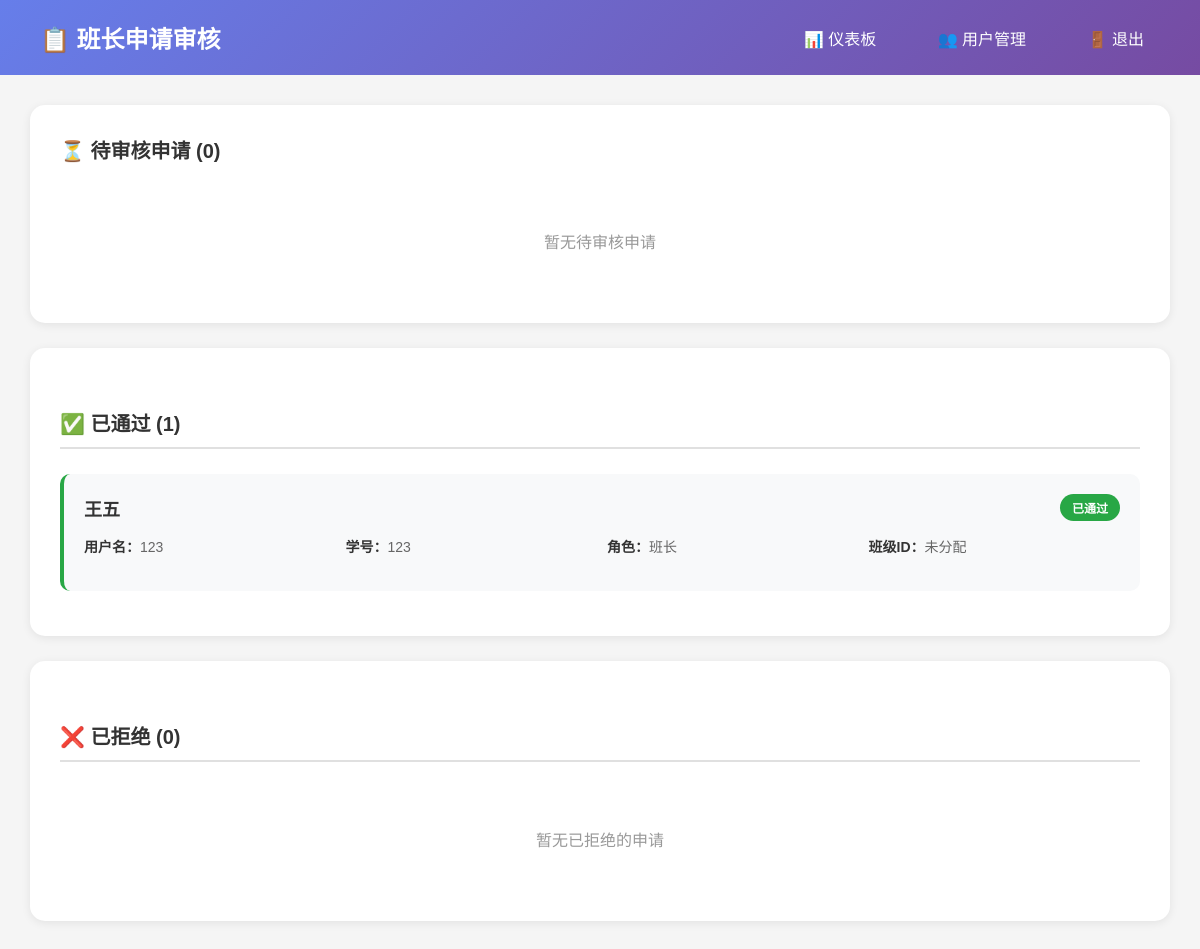
Page /admin/monitor_applications (signed in) on the committed database.
### models.py (models this page shows, shortened)
class User(UserMixin, db.Model):
    __tablename__ = 'users'
    id = db.Column(db.Integer, primary_key=True)
    username = db.Column(db.String(80), unique=True, nullable=False)
    real_name = db.Column(db.String(80), nullable=False)
    student_id = db.Column(db.String(20), unique=True, nullable=False)
    phone = db.Column(db.String(20), nullable=False)
    email = db.Column(db.String(120), nullable=False)
    password_hash = db.Column(db.String(256), nullable=False)
    role = db.Column(db.String(20), default='student')
    status = db.Column(db.String(20), default='pending')
    class_id = db.Column(db.Integer, db.ForeignKey('classes.id'), nullable=True)
    created_at = db.Column(db.DateTime, default=datetime.utcnow)
    monitor_application = db.Column(db.String(20), default='none')
    leaves = db.relationship('Leave', backref='student', lazy=True, foreign_keys='Leave.student_id')
    reviewed_leaves = db.relationship('Leave', backref='reviewer', lazy=True, foreign_keys='Leave.reviewed_by')
    achievements = db.relationship('Achievement', backref='submitter', lazy=True, foreign_keys='Achievement.submitter_id')
    reviewed_achievements = db.relationship('Achievement', backref='reviewer', lazy=True, foreign_keys='Achievement.reviewed_by')
    activity_registrations = db.relationship('ActivityRegistration', backref='student', lazy=True)
    created_activities = db.relationship('Activity', backref='creator', lazy=True, foreign_keys='Activity.created_by')
    check_in_records = db.relationship('CheckInRecord', backref='student', lazy=True)

### app.py (the view)
@app.route('/admin/monitor_applications')
@login_required
@admin_required
def monitor_applications():
    pending = User.query.filter_by(monitor_application='pending').all()
    approved = User.query.filter_by(monitor_application='approved').all()
    rejected = User.query.filter_by(monitor_application='rejected').all()
    return render_template('admin/monitor_applications.html',
                         pending=pending,
                         approved=approved,
                         rejected=rejected)

### app.py (called while the page is built)
@login_manager.user_loader
def load_user(user_id):
    return db.session.get(User, int(user_id))

@app.context_processor
def utility_processor():
    return {
        'now': datetime.now,
        'len': len
    }

### templates/admin/monitor_applications.html (shortened to what this page needs)
<!DOCTYPE html>
<html lang="zh-CN">
<head>
</head>
<body>
    <div class="navbar">
        <h1>📋 班长申请审核</h1>
        <div class="nav-links">
            <a href="{{ url_for('admin_dashboard') }}">📊 仪表板</a>
            <a href="{{ url_for('admin_users') }}">👥 用户管理</a>
            <a href="{{ url_for('logout') }}">🚪 退出</a>
        </div>
    </div>
    <div class="container">
        <div class="card">
            <h2>⏳ 待审核申请 ({{ pending|length }})</h2>
            {% if pending %}
                {% for user in pending %}
                <div class="application-item">
                    <div class="application-header">
                        <h3>{{ user.real_name }}</h3>
                        <span class="status-badge status-pending">待审核</span>
                    </div>
                    <div class="info-row">
                        <div class="info-item"><strong>用户名：</strong>{{ user.username }}</div>
                        <div class="info-item"><strong>学号：</strong>{{ user.student_id }}</div>
                        <div class="info-item"><strong>手机：</strong>{{ user.phone }}</div>
                        <div class="info-item"><strong>邮箱：</strong>{{ user.email }}</div>
                        <div class="info-item"><strong>班级ID：</strong>{{ user.class_id or '未分配' }}</div>
                        <div class="info-item"><strong>申请时间：</strong>{{ user.created_at.strftime('%Y-%m-%d %H:%M') }}</div>
                    </div>
                    <div class="actions">
                        <form method="POST" action="{{ url_for('review_monitor_application', user_id=user.id) }}" style="display:inline;">
                            <input type="hidden" name="action" value="approve">
                            <button type="submit" class="btn btn-approve" onclick="return confirm('确定批准该申请吗？')">✅ 批准</button>
                        </form>
                        <form method="POST" action="{{ url_for('review_monitor_application', user_id=user.id) }}" style="display:inline;">
                            <input type="hidden" name="action" value="reject">
                            <button type="submit" class="btn btn-reject" onclick="return confirm('确定拒绝该申请吗？')">❌ 拒绝</button>
                        </form>
                    </div>
                </div>
                {% endfor %}
            {% else %}
                <div class="empty-state" style="text-align: center; padding: 40px; color: #999;">
                    <p>暂无待审核申请</p>
                </div>
            {% endif %}
        </div>
        <div class="card">
            <h2 class="section-title">✅ 已通过 ({{ approved|length }})</h2>
            {% if approved %}
                {% for user in approved %}
                <div class="application-item" style="border-left-color: #28a745;">
                    <div class="application-header">
                        <h3>{{ user.real_name }}</h3>
                        <span class="status-badge status-approved">已通过</span>
                    </div>
                    <div class="info-row">
                        <div class="info-item"><strong>用户名：</strong>{{ user.username }}</div>
                        <div class="info-item"><strong>学号：</strong>{{ user.student_id }}</div>
                        <div class="info-item"><strong>角色：</strong>班长</div>
                        <div class="info-item"><strong>班级ID：</strong>{{ user.class_id or '未分配' }}</div>
                    </div>
                </div>
                {% endfor %}
            {% else %}
                <div class="empty-state" style="text-align: center; padding: 40px; color: #999;">
                    <p>暂无已通过的申请</p>
                </div>
            {% endif %}
        </div>
        <div class="card">
            <h2 class="section-title">❌ 已拒绝 ({{ rejected|length }})</h2>
            {% if rejected %}
                {% for user in rejected %}
                <div class="application-item" style="border-left-color: #dc3545;">
                    <div class="application-header">
                        <h3>{{ user.real_name }}</h3>
                        <span class="status-badge status-rejected">已拒绝</span>
                    </div>
                    <div class="info-row">
                        <div class="info-item"><strong>用户名：</strong>{{ user.username }}</div>
                        <div class="info-item"><strong>学号：</strong>{{ user.student_id }}</div>
                        <div class="info-item"><strong>角色：</strong>{{ user.role_name }}</div>
                        <div class="info-item"><strong>班级ID：</strong>{{ user.class_id or '未分配' }}</div>
                    </div>
                </div>
                {% endfor %}
            {% else %}
                <div class="empty-state" style="text-align: center; padding: 40px; color: #999;">
                    <p>暂无已拒绝的申请</p>
                </div>
            {% endif %}
        </div>
    </div>
</body>
</html>

### templates/admin/monitor_applications.html (style rules this page uses)
* { margin: 0; padding: 0; box-sizing: border-box; }
body { font-family: Arial, sans-serif; background: #f5f5f5; }
.navbar { background: linear-gradient(135deg, #667eea 0%, #764ba2 100%); color: white; padding: 20px 40px; display: flex; justify-content: space-between; align-items: center; }
.navbar h1 { font-size: 24px; }
.nav-links a { color: white; text-decoration: none; margin-left: 25px; padding: 8px 16px; border-radius: 6px; transition: background 0.3s; }
.container { max-width: 1400px; margin: 30px auto; padding: 0 30px; }
.card { background: white; padding: 30px; border-radius: 15px; box-shadow: 0 2px 10px rgba(0,0,0,0.08); margin-bottom: 25px; }
.card h2 { margin-bottom: 25px; color: #333; font-size: 20px; }
.application-item { background: #f8f9fa; padding: 20px; border-radius: 10px; margin-bottom: 15px; border-left: 4px solid #667eea; }
.application-header { display: flex; justify-content: space-between; align-items: center; margin-bottom: 15px; }
.application-header h3 { color: #333; font-size: 18px; }
.info-row { display: grid; grid-template-columns: repeat(auto-fit, minmax(200px, 1fr)); gap: 10px; margin-bottom: 15px; }
.info-item { color: #666; font-size: 14px; }
.info-item strong { color: #333; }
.status-badge { padding: 5px 12px; border-radius: 20px; font-size: 12px; font-weight: 600; }
.status-approved { background: #28a745; color: white; }
.section-title { margin: 30px 0 15px 0; padding-bottom: 10px; border-bottom: 2px solid #e0e0e0; color: #666; font-size: 16px; }

### rows in the picture
User: real_name "王五", username "123", student_id "123", class_id "未分配"

### other values in the picture
{{ pending|length }} "0"
{{ approved|length }} "1"
{{ rejected|length }} "0"
